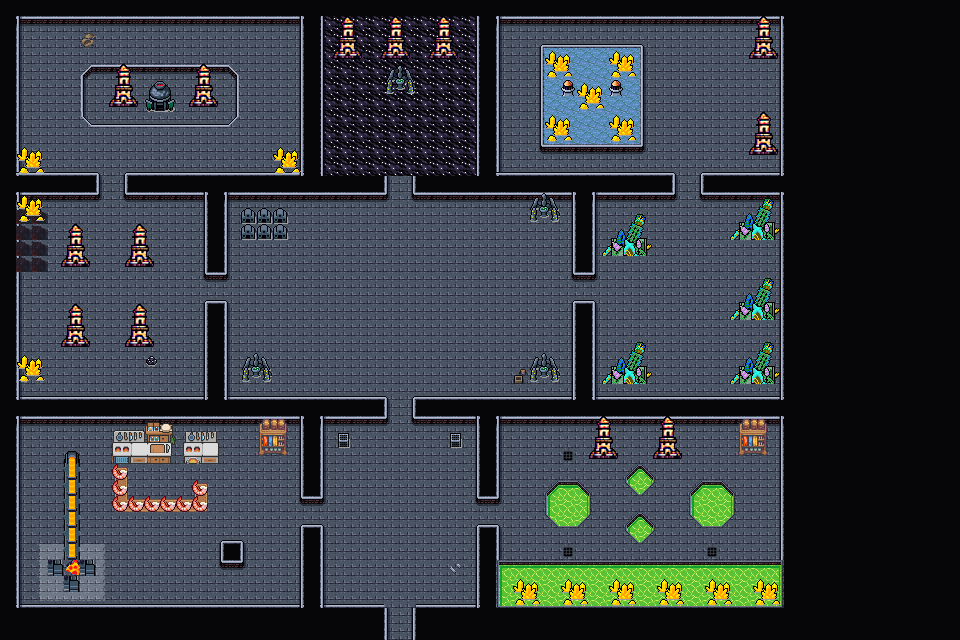

Tiled map render using the project's own tile images. Description and the map definition, with tile-layer contents summarised, below:
An orthogonal 60x40 tile map with 16x16 px tiles, 4 tile layers (Collision, Floor and Walls, Walls Supplementary, Clutter), 5 tilesets and 34 objects.

<map version="1.10" tiledversion="1.11.2" orientation="orthogonal" renderorder="right-down" width="60" height="40" tilewidth="16" tileheight="16" infinite="0" nextlayerid="9" nextobjectid="144">
 <editorsettings>
  <export target="wastetown..tmx" format="tmx" />
 </editorsettings>
 <properties>
  <property name="dungeonEffect" value="{&quot;startBattleWithCard&quot;: [ &quot;Pinnacle Kill-ship&quot; ]}" />
 </properties>
 <tileset firstgid="1" source="../../../../common/maps/tileset/main.tsx" />
 <tileset firstgid="10113" source="../../../../common/maps/tileset/buildings.tsx" />
 <tileset firstgid="11905" source="../../../../common/maps/tileset/dungeon/dungeon_bis.tsx" />
 <tileset firstgid="28289" source="../../../../common/maps/tileset/FarmFood.tsx" />
 <tileset firstgid="32385" source="../../../../common/maps/tileset/buildingsbosses.tsx" />
 <layer id="6" name="Collision" width="60" height="40">
  <data>[2400 cells, 179 non-empty, 10 distinct tile ids]</data>
 </layer>
 <layer id="7" name="Floor and Walls" width="60" height="40">
  <data>[2400 cells, 2400 non-empty, 15 distinct tile ids]</data>
 </layer>
 <layer id="8" name="Walls Supplementary" width="60" height="40">
  <data>[2400 cells, 198 non-empty, 34 distinct tile ids]</data>
 </layer>
 <layer id="3" name="Clutter" width="60" height="40">
  <properties>
   <property name="spriteLayer" type="bool" value="true" />
  </properties>
  <data>[2400 cells, 503 non-empty, 88 distinct tile ids]</data>
 </layer>
 <objectgroup id="4" name="Objects">
  <object id="38" template="../../../../common/maps/obj/entry_up.tx" x="392.003" y="638.664">
   <properties>
    <property name="teleport" value="" />
   </properties>
  </object>
  <object id="50" template="../../../../common/maps/obj/enemy.tx" x="106.181" y="166.685">
   <properties>
    <property name="enemy" value="Alpharael" />
    <property name="threatRange" type="int" value="0" />
    <property name="waypoints" value="" />
   </properties>
  </object>
  <object id="68" template="../../../../common/maps/obj/enemy.tx" x="172.678" y="299.838">
   <properties>
    <property name="enemy" value="Mm'menon" />
    <property name="threatRange" type="int" value="0" />
    <property name="waypoints" value="" />
   </properties>
  </object>
  <object id="69" template="../../../../common/maps/obj/enemy.tx" x="678.586" y="171.209">
   <properties>
    <property name="enemy" value="Haliya" />
    <property name="threatRange" type="int" value="0" />
    <property name="waypoints" value="" />
   </properties>
  </object>
  <object id="73" template="../../../../common/maps/obj/enemy.tx" x="392.5" y="437.5">
   <properties>
    <property name="enemy" value="Tannuk" />
    <property name="threatRange" type="int" value="0" />
   </properties>
  </object>
  <object id="75" template="../../../../common/maps/obj/enemy.tx" x="600.667" y="295.333">
   <properties>
    <property name="enemy" value="Kilo" />
    <property name="threatRange" type="int" value="0" />
    <property name="waypoints" value="" />
   </properties>
  </object>
  <object id="77" template="../../../../common/maps/obj/gold.tx" x="133.333" y="493.834" />
  <object id="80" template="../../../../common/maps/obj/manashards.tx" x="598" y="514.833" />
  <object id="82" template="../../../../common/maps/obj/enemy.tx" x="174.167" y="483">
   <properties>
    <property name="enemy" value="Ragost" />
    <property name="threatRange" type="int" value="0" />
    <property name="waypoints" value="" />
   </properties>
  </object>
  <object id="83" template="../../../../common/maps/obj/enemy.tx" x="507.333" y="522.667">
   <properties>
    <property name="enemy" value="Szarel" />
    <property name="threatRange" type="int" value="0" />
    <property name="waypoints" value="" />
   </properties>
  </object>
  <object id="84" template="../../../../common/maps/obj/enemy.tx" x="391.804" y="154">
   <properties>
    <property name="effect" value="{&quot;startBattleWithCard&quot;: [&quot;Thaumaton Torpedo|EOE&quot;, &quot;Survey Mechan|EOE&quot;]}" />
    <property name="enemy" value="Infinite Guideline Station" />
    <property name="threatRange" type="int" value="0" />
    <property name="waypoints" value="" />
   </properties>
  </object>
  <object id="110" template="../../../../common/maps/obj/enemy.tx" x="391.333" y="220.667">
   <properties>
    <property name="enemy" value="Sami" />
    <property name="threatRange" type="int" value="0" />
    <property name="waypoints" value="" />
   </properties>
  </object>
  <object id="115" template="../../../../common/maps/obj/manashards.tx" x="23" y="297.667" />
  </objectgroup>
</map>
<!-- 21 of 34 objects omitted -->
